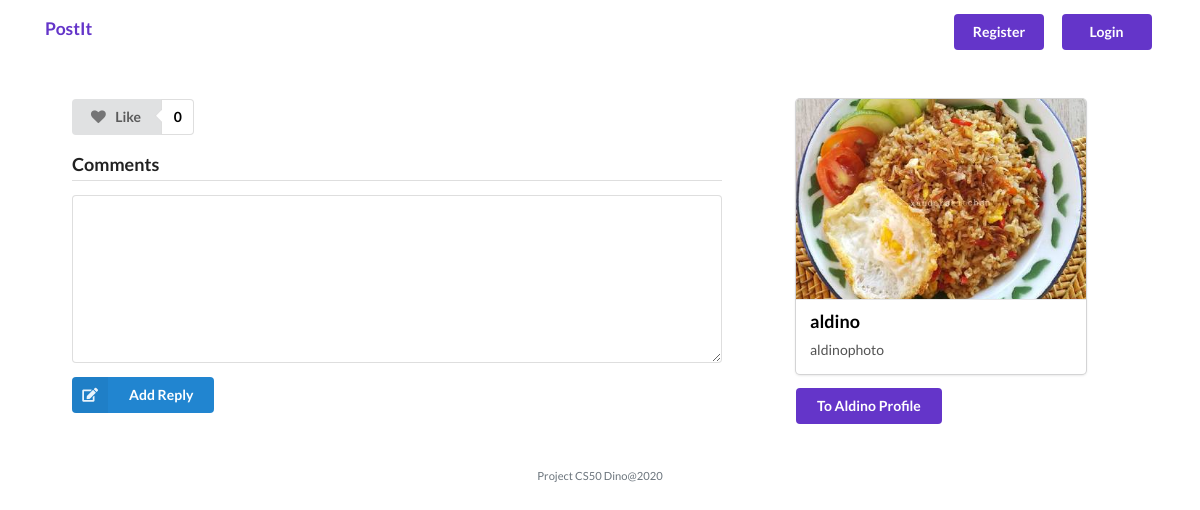
Page /post/9 on the committed database.
### models/Model.py (models this page shows, shortened)
class Post(db.Model):
    id = db.Column(db.Integer, primary_key=True)
    caption = db.Column(db.String(80),  nullable=False)
    foto = db.Column(db.String(120), nullable=False)
    user_id = db.Column(db.Integer, db.ForeignKey('user.id'),
        nullable=False)
    users = db.relationship('User', backref='user')
    userlikes = db.relationship('User', secondary=likes,
        backref=db.backref('likes', lazy='dynamic'))
    UserComment = db.relationship('Comment')
    created_date = db.Column(db.DateTime,
                                    default=datetime.now,
                                    nullable=True)
    def data(self,a):
        return{
            "id":self.id,
            "caption":self.caption,
            "foto":self.foto,
            "users":self.users.username,
            "totallike":len(self.userlikes)  ,
            "userlikes":checkdata(a,self.userlikes )
        }

class User(db.Model):
    id = db.Column(db.Integer, primary_key=True)
    username = db.Column(db.String(80), nullable=False)
    password = db.Column(db.String(120),  nullable=False)
    posts = db.relationship('Post', backref='post')
    prodlikes = db.relationship('Post', secondary=likes,
        backref=db.backref('likes', lazy='dynamic'))
    UserComment = db.relationship('Comment')

### app/views.py (the view, shortened to what this page needs)
@app.route("/post/<postid>",methods=['GET','POST'])
def postdetail(postid):
    if request.method == "POST":
        if not request.form.get("comment"):
            flash('must have comment','error')
            return redirect(request.url)
        if not session.get("user_id"):
            flash('harus login','error')
            return redirect(request.url)
        print(request.form.get("comment"))
        userid=session.get("user_id")
        print(userid)
        try:
            a = Comment(comments=request.form.get("comment"),user_id=userid,post_id=postid)
            db.session.add(a)
            db.session.commit()
        except IntegrityError:
            print('lewat sini')
            flash('harus contraint','error')
        return redirect(request.url)
    else:
        post=Post.query.filter(Post.id == postid).first()
        result = db.session.execute('select p.username,c.comments,c.created_date from Comment c join user p on p.id =c.user_id where c.post_id=:postid ;',{"postid":postid}).fetchall()
        comments=[]
        print(comments)
        return render_template('postdetail.html',postid=postid,data=post,comments=comments)

### models/Model.py (called while the page is built)
def checkdata(param,data):
    for da in data:
        if da.id == param:
            return True
    return False

### app/templates/postdetail.html (shortened to what this page needs)
{% extends "layout.html" %}
{% block main %}
  <div class="container p-5">
    <div class="row ">
      <div class="col-md-8">
        <div id='likedcontain'>
          {% if data.data(session.user_id)["userlikes"] %}
          <div class="ui animated labeled button" tabindex="0">
            <div class="ui red button" id='tidaksuka' onclick="unlike()">
              <i class="heart icon"></i> Liked
            </div>
            <a class="ui basic red left pointing label">
              {% if data %}
                {{data.data(session.user_id)["totallike"]}}
              {% else %}
                100
              {% endif %}
            </a>
          </div>
          {% else %}
          <div class="ui labeled button" tabindex="0">
            <div class="ui gray button" id='like' onclick="like()">
              <i class="heart icon"></i> Like
            </div>
            <a class="ui basic gray left pointing label">
              {% if data %}
                {{data.data(session.user_id)["totallike"]}}
              {% else %}
                100
              {% endif %}
            </a>
          </div>
          {% endif %}
        </div>
        <div class="ui comments">
            <h3 class="ui dividing header">Comments</h3>
            <form class="ui reply form" action="/post/{{postid}}" method="post">
              <div class="field">
                <textarea name='comment'></textarea>
              </div>
              <button type="submit" class="ui blue labeled submit icon button">
                <i class="icon edit"></i> Add Reply
              </button>
            </form>
          </div>
      </div>
      <div class="col-md-4">
        <div class="ui card">
          <div class="image">
            <img src="{{data.foto}}" style="height: 200px;object-fit: cover;">
          </div>
          <div class="content">
            <a class="header" href="/user/{{data.user_id}}">{{data.data(session.user_id)["users"]}}</a>
            <div class="description">
            {{data.caption}}
            </div>
          </div>
        </div>
        <a class=" ui button violet text-white" style="text-transform: capitalize;" href="/user/{{data.user_id}}">To {{data.data(session.user_id)["users"]}} Profile</a>
      </div>
    </div>
  </div>
{% endblock %}

### app/static/css/style.css (style rules this page uses)
* { padding: 0; margin: 0; }
body { font-family: 'Lato', sans-serif !important; }
main img { max-width: 100%; }
main a { color: black !important; }

### rows in the picture
Post: caption+foto "0", foto (picture), caption+foto "aldino", caption "aldinophoto", caption+foto "Aldino"
